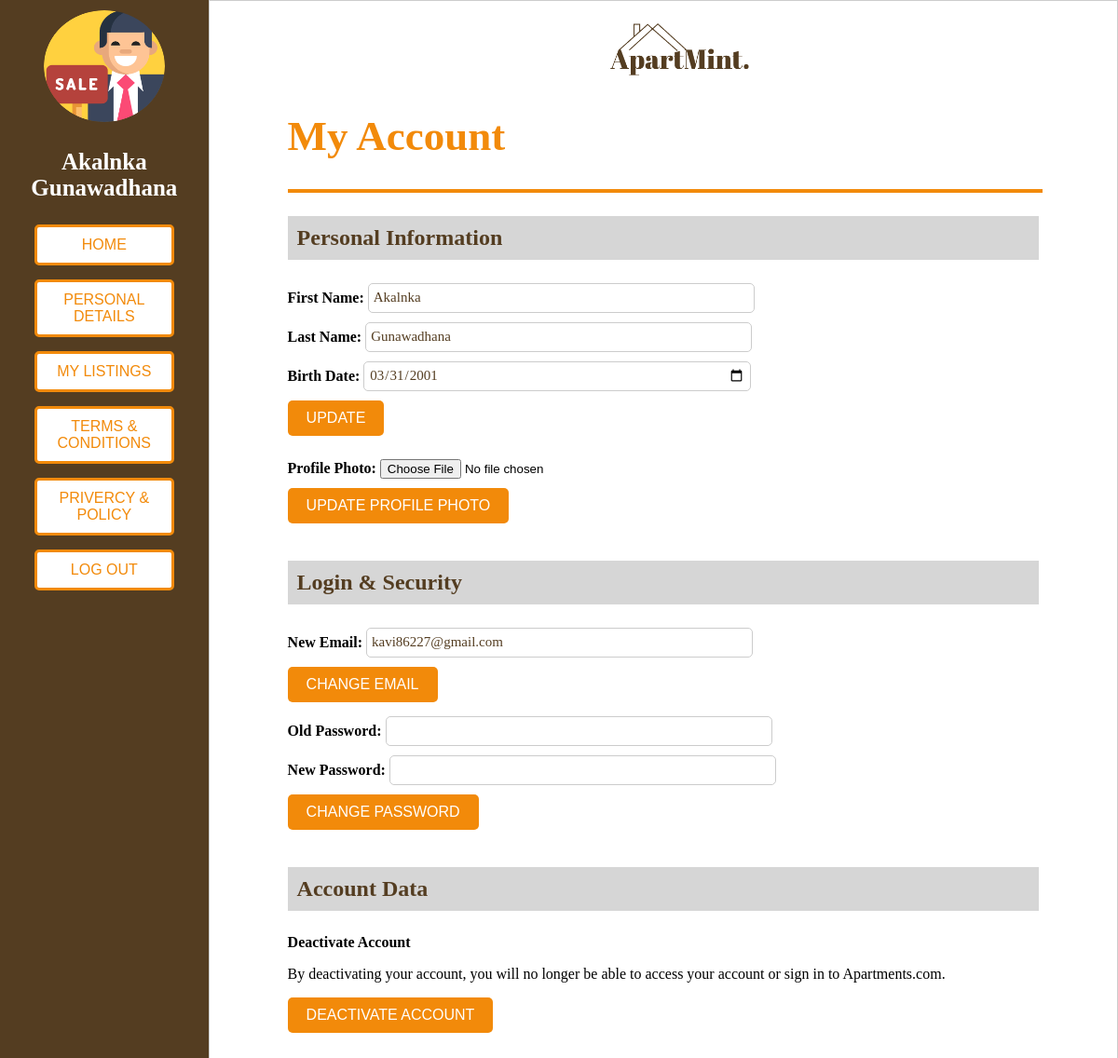
/myAccount.php (signed in), run on the app's committed database.
### tables this page shows
CREATE TABLE `users` (
  `user_id` int(100) NOT NULL,
  `first_name` varchar(200) NOT NULL,
  `last_name` varchar(200) NOT NULL,
  `birthdate` date NOT NULL,
  `email` varchar(100) NOT NULL,
  `password` varchar(100) NOT NULL,
  `profile_photo` varchar(500) NOT NULL
);

### myAccount.php (the view, shortened to what this page needs)
<?php
include('process_php/db_connection.php');
$user_id = $_SESSION["user_id"];
$sql = "SELECT * FROM users WHERE user_id = $user_id";
$result = $conn->query($sql);
if ($result->num_rows > 0) {
    $row = $result->fetch_assoc();
    $userName = $_SESSION["user_name"];
    $truncatedName = (strlen($userName) > 21) ? substr($userName, 0, 21) . '...' : $userName;
    $first_name = $row["first_name"];
    $last_name = $row["last_name"];
    $birthdate = $row["birthdate"];
    $email = $row["email"];
} else {
    echo "User not found";
}
?>
<!DOCTYPE html>
<html>
<head>
    <link rel="stylesheet" type="text/css" href="style/style_myAccount.css">
</head>
<body>
    <div class="container">
        <div class="left-section">
            <img class="profile-photo" src="process_php/uploads/profile_photos/<?php echo $_SESSION["user_profile_photo"]; ?>" alt="Profile Photo">
            <p class="full-name"><?php echo $truncatedName; ?></p>
                <ul>
                <a href="index.php"><li><button class="button">Home</button></li></a>
                <a href="myAccount.php"><li><button class="button">Personal Details</button></li></a>
                <a href="myAccount_listings.php"><li><button class="button">My Listings</button></li></a>
                <a href="#"><li><button class="button">Terms & Conditions</button></li></a>
                <a href="#"><li><button class="button">Privercy & Policy</button></li></a>
                <a href="process_php/process_logout.php"><li><button class="button">Log Out</button></li></a>
            </ul>
        </div>
        <div class="right-section">
            <a class="logo1" href="index.php"><img src="images/logo.png" alt="Logo"></a>
            <h1 class="main-title">My Account</h1>
            <hr style="width: 100%; border: 2px #F28A0A solid">
            <h2 class="sub-titles">Personal Information</h2>
            <form method="post" action="process_php/update_user.php">
                <div class="name-field">
                    <label for="first-name">First Name:</label>
                    <input type="text" id="first-name" name="first-name" value="<?php echo $first_name; ?>" required><br>
                    <label for="last-name">Last Name:</label>
                    <input type="text" id="last-name" name="last-name" value="<?php echo $last_name; ?>" required><br>
                    <label for="birthdate">Birth Date:</label>
                    <input type="date" id="birthdate" name="birthdate" value="<?php echo $birthdate; ?>" required>
                </div>
                <button style="margin-bottom: 25px" class="button1" type="submit">Update</button>
            </form>
            <form method="post" action="process_php/update_user.php" enctype="multipart/form-data">
                <label for="profile-photo">Profile Photo:</label>
                <input style="margin-bottom: 10px" type="file" id="profile-photo" name="profile-photo"><br>
                <button class="button1" type="submit">Update Profile Photo</button>
            </form>
            <h2 class="sub-titles">Login & Security</h2>
            <form method="post" action="process_php/update_user.php">
                <label for="new-email">New Email:</label>
                <input type="email" id="new-email" name="new-email" value="<?php echo $email; ?>" required><br>
                <button class="button1" type="submit">Change Email</button><br>
            </form>
            <form method="post" action="process_php/update_user.php">
                <label for="password">Old Password:</label>
                <input type="password" id="password" name="password" required><br>
                <label for="password">New Password:</label>
                <input type="password" id="newpassword" name="newpassword" required><br>
                <button class="button1" type="submit">Change Password</button>
            </form>
            <form method="post" action="process_php/deactivate_account.php">
                <h2 class="sub-titles">Account Data</h2>
                <label>Deactivate Account</label>
                <p>By deactivating your account, you will no longer be able to access your account or sign in to Apartments.com.</p>
                <button class="button1" type="submit" name="deactivate-account" value="Deactivate Account">Deactivate Account</button>
            </form>
        </div>
    </div>
</body>
</html>

### style/style_myAccount.css (style rules this page uses)
body { font-family: Josefin sans-serif; margin: 0; padding: 0; background-color: #fff; }
.container { display: flex; }
.logo1 img { max-width: 150px; max-height: auto; margin-left: 43%; margin-right: 43%; margin-bottom: 5px; }
.main-title { color: rgba(242, 138, 10); font-size: 45px; font-weight: bold; }
.left-section { flex: 2.5; border: 1px solid #543d21; background: #543d21; padding: 10px; text-align: center; width: 30%; font-style: Bold; color: white; }
.button { width: 150px; background-color: #fff; color: rgba(242, 138, 10); border: 3px solid rgba(242, 138, 10); padding: 10px 20px; margin-bottom: 15px; border-radius: 5px; cursor: pointer; font-size: 16px; text-transform: uppercase; transition: background-color 0.3s ease; text-align: center; }
.profile-photo { height: 120px; width: 130px; border-radius: 50%; }
.full-name { font-size: 25px; font-weight: bold; }
ul { list-style: none; padding: 0; }
.right-section { flex: 10; border: 1px solid #ccc; padding: 2% 7%; width: 70%; }
.sub-titles { color: rgba(84, 61, 33, 1); background-color: #aaaaaa7a; padding: 10px; margin-bottom: 25px; margin-top: 25px; }
input[type="text"], input[type="date"], input[type="email"], input[type="password"] { width: 50%; margin-bottom: 10px; font-family: Josefin sans-serif; padding: 5px; font-size: 15px; border: 1px solid #ccc; border-radius: 5px; margin-right: 25px; height: 20px; color: rgba(84, 61, 33, 1); }
label { font-size: 16px; font-weight: bold; }
.name-field { font-family: Josefin sans-serif; }
.button1 { background-color: #F28A0A; color: white; border: none; padding: 10px 20px; margin-bottom: 15px; border-radius: 5px; cursor: pointer; font-size: 16px; text-transform: uppercase; transition: background-color 0.3s ease; text-align: center; }

### data on the page
users: first-name "Akalnka", last-name "Gunawadhana", birthdate "03/31/2001", new-email "kavi86227@gmail.com"

### other printed values
$truncatedName "Akalnka Gunawadhana"
